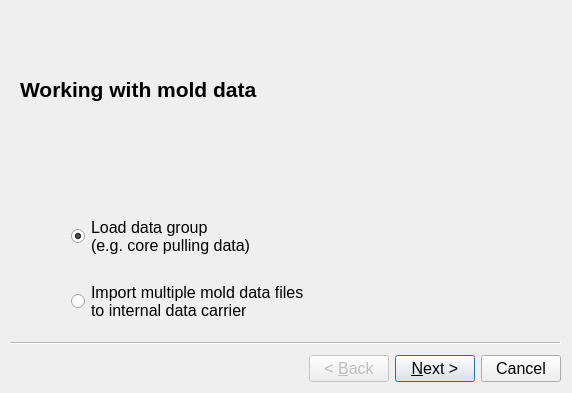
<?xml version="1.0" encoding="UTF-8"?>
<ui version="4.0">
 <class>Sys_FileHandlingWizard</class>
 <widget class="QWizard" name="Sys_FileHandlingWizard">
  <property name="geometry">
   <rect>
    <x>0</x>
    <y>0</y>
    <width>572</width>
    <height>393</height>
   </rect>
  </property>
  <property name="font">
   <font>
    <family>Arial</family>
    <pointsize>12</pointsize>
   </font>
  </property>
  <property name="windowTitle">
   <string>File handling</string>
  </property>
  <property name="autoFillBackground">
   <bool>true</bool>
  </property>
  <property name="modal">
   <bool>true</bool>
  </property>
  <property name="wizardStyle">
   <enum>QWizard::ClassicStyle</enum>
  </property>
  <widget class="QWizardPage" name="WizardPage">
   <property name="autoFillBackground">
    <bool>true</bool>
   </property>
   <property name="title">
    <string>Working with mold data</string>
   </property>
   <widget class="QLabel" name="pixmapLabel1">
    <property name="geometry">
     <rect>
      <x>3</x>
      <y>10</y>
      <width>41</width>
      <height>43</height>
     </rect>
    </property>
    <property name="autoFillBackground">
     <bool>true</bool>
    </property>
    <property name="pixmap">
     <pixmap resource="../../qresources/demo.qrc">:/demo/images/img_2.png</pixmap>
    </property>
    <property name="scaledContents">
     <bool>true</bool>
    </property>
    <property name="wordWrap">
     <bool>false</bool>
    </property>
   </widget>
   <widget class="CButtonGroup" name="cButtonGroup4">
    <property name="geometry">
     <rect>
      <x>50</x>
      <y>10</y>
      <width>495</width>
      <height>280</height>
     </rect>
    </property>
    <property name="autoFillBackground">
     <bool>true</bool>
    </property>
    <widget class="CRadioButton" name="RadioButtonSave_2">
     <property name="geometry">
      <rect>
       <x>10</x>
       <y>25</y>
       <width>475</width>
       <height>55</height>
      </rect>
     </property>
     <property name="autoFillBackground">
      <bool>true</bool>
     </property>
     <property name="text">
      <string>Load data group
(e.g. core pulling data)</string>
     </property>
     <property name="checked">
      <bool>true</bool>
     </property>
     <property name="VarRef">
      <cstring>SetCfgMachFileHandling</cstring>
     </property>
     <property name="Mode">
      <enum>CRadioButton::SetPattern</enum>
     </property>
    </widget>
    <widget class="CRadioButton" name="RadioButtonSaveAs">
     <property name="geometry">
      <rect>
       <x>10</x>
       <y>95</y>
       <width>475</width>
       <height>45</height>
      </rect>
     </property>
     <property name="autoFillBackground">
      <bool>true</bool>
     </property>
     <property name="text">
      <string>Import multiple mold data files
to internal data carrier</string>
     </property>
     <property name="VarRef">
      <cstring>SetCfgMachFileHandling</cstring>
     </property>
     <property name="Mode">
      <enum>CRadioButton::SetPattern</enum>
     </property>
     <property name="BitPos">
      <number>1</number>
     </property>
    </widget>
    <widget class="CRadioButton" name="RadioButtonSaveAs_2">
     <property name="geometry">
      <rect>
       <x>10</x>
       <y>155</y>
       <width>475</width>
       <height>45</height>
      </rect>
     </property>
     <property name="autoFillBackground">
      <bool>true</bool>
     </property>
     <property name="text">
      <string>Export multiple mold data files
from internal data carrier</string>
     </property>
     <property name="VarRef">
      <cstring>SetCfgMachFileHandling</cstring>
     </property>
     <property name="Mode">
      <enum>CRadioButton::SetPattern</enum>
     </property>
     <property name="BitPos">
      <number>2</number>
     </property>
    </widget>
    <widget class="CRadioButton" name="RadioButton_DeleteAll">
     <property name="geometry">
      <rect>
       <x>10</x>
       <y>215</y>
       <width>475</width>
       <height>45</height>
      </rect>
     </property>
     <property name="autoFillBackground">
      <bool>true</bool>
     </property>
     <property name="text">
      <string>Delete all data files in the internal data carrier</string>
     </property>
     <property name="VarRef">
      <cstring>SetCfgMachFileHandling</cstring>
     </property>
     <property name="Mode">
      <enum>CRadioButton::SetPattern</enum>
     </property>
     <property name="BitPos">
      <number>3</number>
     </property>
    </widget>
   </widget>
  </widget>
  <widget class="QWizardPage" name="WizardPage_0">
   <property name="autoFillBackground">
    <bool>true</bool>
   </property>
   <property name="title">
    <string>Load data group</string>
   </property>
   <widget class="QLabel" name="pixmapLabel1_2">
    <property name="geometry">
     <rect>
      <x>3</x>
      <y>10</y>
      <width>41</width>
      <height>43</height>
     </rect>
    </property>
    <property name="autoFillBackground">
     <bool>true</bool>
    </property>
    <property name="pixmap">
     <pixmap resource="../../qresources/demo.qrc">:/demo/images/img_2.png</pixmap>
    </property>
    <property name="scaledContents">
     <bool>true</bool>
    </property>
    <property name="wordWrap">
     <bool>false</bool>
    </property>
   </widget>
   <widget class="CFixText" name="cFixText5_2_3_3">
    <property name="geometry">
     <rect>
      <x>60</x>
      <y>55</y>
      <width>170</width>
      <height>25</height>
     </rect>
    </property>
    <property name="autoFillBackground">
     <bool>true</bool>
    </property>
    <property name="text">
     <string>File name</string>
    </property>
    <property name="alignment">
     <set>Qt::AlignRight|Qt::AlignTrailing|Qt::AlignVCenter</set>
    </property>
   </widget>
   <widget class="CFixText" name="cFixText2">
    <property name="geometry">
     <rect>
      <x>60</x>
      <y>95</y>
      <width>170</width>
      <height>25</height>
     </rect>
    </property>
    <property name="autoFillBackground">
     <bool>true</bool>
    </property>
    <property name="text">
     <string>Data group</string>
    </property>
    <property name="alignment">
     <set>Qt::AlignRight|Qt::AlignTrailing|Qt::AlignVCenter</set>
    </property>
   </widget>
   <widget class="CFixText" name="cFixText1">
    <property name="geometry">
     <rect>
      <x>60</x>
      <y>15</y>
      <width>170</width>
      <height>25</height>
     </rect>
    </property>
    <property name="autoFillBackground">
     <bool>true</bool>
    </property>
    <property name="text">
     <string>Data Carrier</string>
    </property>
    <property name="alignment">
     <set>Qt::AlignRight|Qt::AlignTrailing|Qt::AlignVCenter</set>
    </property>
   </widget>
   <widget class="CActValue" name="cActValue1_3_1">
    <property name="geometry">
     <rect>
      <x>235</x>
      <y>53</y>
      <width>200</width>
      <height>26</height>
     </rect>
    </property>
    <property name="autoFillBackground">
     <bool>true</bool>
    </property>
    <property name="alignment">
     <set>Qt::AlignLeading</set>
    </property>
    <property name="VarRef">
     <cstring>SetDescMachFileName</cstring>
    </property>
   </widget>
  </widget>
  <widget class="QWizardPage" name="WizardPage_2">
   <property name="autoFillBackground">
    <bool>true</bool>
   </property>
   <property name="title">
    <string/>
   </property>
   <widget class="QLabel" name="pixmapLabel1_2_2">
    <property name="geometry">
     <rect>
      <x>3</x>
      <y>10</y>
      <width>41</width>
      <height>43</height>
     </rect>
    </property>
    <property name="autoFillBackground">
     <bool>true</bool>
    </property>
    <property name="pixmap">
     <pixmap resource="../../qresources/demo.qrc">:/demo/images/img_2.png</pixmap>
    </property>
    <property name="scaledContents">
     <bool>true</bool>
    </property>
    <property name="wordWrap">
     <bool>false</bool>
    </property>
   </widget>
   <widget class="CFixText" name="DirectoryDescription">
    <property name="geometry">
     <rect>
      <x>51</x>
      <y>9</y>
      <width>250</width>
      <height>25</height>
     </rect>
    </property>
    <property name="minimumSize">
     <size>
      <width>200</width>
      <height>25</height>
     </size>
    </property>
    <property name="autoFillBackground">
     <bool>true</bool>
    </property>
    <property name="alignment">
     <set>Qt::AlignVCenter</set>
    </property>
   </widget>
   <widget class="CReqValue" name="ClpDataUSBDirInput">
    <property name="geometry">
     <rect>
      <x>50</x>
      <y>35</y>
      <width>400</width>
      <height>26</height>
     </rect>
    </property>
    <property name="minimumSize">
     <size>
      <width>280</width>
      <height>25</height>
     </size>
    </property>
    <property name="autoFillBackground">
     <bool>true</bool>
    </property>
    <property name="alignment">
     <set>Qt::AlignLeading</set>
    </property>
    <property name="Validation">
     <enum>CReqValue::PathValidation</enum>
    </property>
    <property name="VarRef">
     <cstring>SetCfgMachFileHandlingDir</cstring>
    </property>
    <property name="PlausFuncRef">
     <cstring>PlausValidateDir(2,4)</cstring>
    </property>
   </widget>
   <widget class="CPushButton" name="DataSetHandlingDirButton">
    <property name="geometry">
     <rect>
      <x>462</x>
      <y>33</y>
      <width>80</width>
      <height>30</height>
     </rect>
    </property>
    <property name="minimumSize">
     <size>
      <width>60</width>
      <height>30</height>
     </size>
    </property>
    <property name="font">
     <font>
      <family>Arial</family>
      <pointsize>20</pointsize>
     </font>
    </property>
    <property name="autoFillBackground">
     <bool>true</bool>
    </property>
    <property name="text">
     <string>...</string>
    </property>
    <property name="ButtonFuncRef">
     <cstring>BtnDirDialog(\&quot;SetCfgMachFileHandlingDir\&quot;,-1,\&quot;DataSetHandlingDirButton\&quot;,3,2,4)</cstring>
    </property>
   </widget>
   <widget class="CCheckBox" name="CheckBoxReplaceExistFiles">
    <property name="geometry">
     <rect>
      <x>51</x>
      <y>91</y>
      <width>488</width>
      <height>27</height>
     </rect>
    </property>
    <property name="minimumSize">
     <size>
      <width>27</width>
      <height>27</height>
     </size>
    </property>
    <property name="autoFillBackground">
     <bool>true</bool>
    </property>
    <property name="text">
     <string>Replace existing files</string>
    </property>
    <property name="VarRef">
     <cstring>SetCfgMachFileHandlingReplaceFiles</cstring>
    </property>
   </widget>
   <widget class="CSimpleGraphic" name="csimplegraphic">
    <property name="geometry">
     <rect>
      <x>60</x>
      <y>139</y>
      <width>451</width>
      <height>201</height>
     </rect>
    </property>
   </widget>
  </widget>
 </widget>
 <layoutdefault spacing="6" margin="11"/>
 <customwidgets>
  <customwidget>
   <class>CActValue</class>
   <extends>QLabel</extends>
   <header>cactvalue.h</header>
  </customwidget>
  <customwidget>
   <class>CButtonGroup</class>
   <extends>QLabel</extends>
   <header>cbuttongroup.h</header>
   <container>1</container>
  </customwidget>
  <customwidget>
   <class>CCheckBox</class>
   <extends>QCheckBox</extends>
   <header>ccheckbox.h</header>
  </customwidget>
  <customwidget>
   <class>CCoordSystem</class>
   <extends>QFrame</extends>
   <header>ccoordsystem.h</header>
  </customwidget>
  <customwidget>
   <class>CFixText</class>
   <extends>QLabel</extends>
   <header>cfixtext.h</header>
  </customwidget>
  <customwidget>
   <class>CPushButton</class>
   <extends>QPushButton</extends>
   <header>cpushbutton.h</header>
  </customwidget>
  <customwidget>
   <class>CRadioButton</class>
   <extends>QRadioButton</extends>
   <header>cradiobutton.h</header>
  </customwidget>
  <customwidget>
   <class>CReqValue</class>
   <extends>QLineEdit</extends>
   <header>creqvalue.h</header>
  </customwidget>
  <customwidget>
   <class>CSimpleGraphic</class>
   <extends>CCoordSystem</extends>
   <header>csimplegraphic.h</header>
  </customwidget>
 </customwidgets>
 <includes>
  <include location="local">qt4port.h</include>
  <include location="local">CActValue.h</include>
  <include location="local">CButtonGroup.h</include>
  <include location="local">CCheckBox.h</include>
  <include location="local">CComboBox.h</include>
  <include location="local">CFixText.h</include>
  <include location="local">CPushButton.h</include>
  <include location="local">CRadioButton.h</include>
  <include location="local">CReqValue.h</include>
 </includes>
 <resources>
  <include location="../../qresources/demo.qrc"/>
  <include location="../../qresources/demo.qrc"/>
 </resources>
 <connections/>
</ui>
